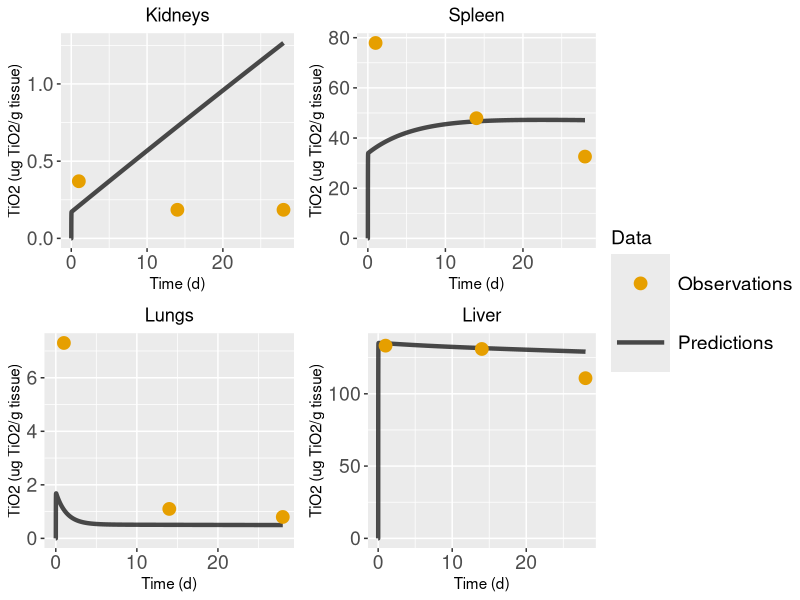

This chart was generated by the following R code: (Note: this script raises an error after producing the figure.)
library(deSolve)
setwd("/Users/vassilis/Documents/GitHub/PBK_Grouping/TiO2/Validation")


#####################################
### Function to create Parameters ###
#####################################
create.params <- function(user_input){
  with( as.list(user_input),{
    ### Important!!! each compartment has a specific index vectors Tissue_fractions, Regional_flow_fractions, Capillary_fractions and cannot be changed
    # The index of each compartment:
    #Rest of Body (rob) --> 1
    #Heart (ht) --> 2
    #Kidneys (ki) --> 3
    #Brain (br) --> 4
    #Spleen (spl) --> 5
    #Lungs (lu) --> 6
    #Liver (li) --> 7
    #Uterus (ut) --> 8
    #Bone (bone) --> 9
    #Adipose (ad) --> 10
    #Skin (skin) --> 11
    #Muscles (mu) --> 12
    #Gastrointestinal track (GIT) --> 13
    
    
    comp_names <- list( "RoB"="RoB","Heart"="Heart", "Kidneys"="Kidneys", "Brain"= NA, "Spleen"="Spleen",
                        "Lungs"="Lungs", "Liver"="Liver", "Uterus"=NA, "Bone"="Bone", "Adipose"=NA, "Skin"=NA,
                        "Muscles"=NA, "GIT"="GIT") #used as input in function, compartments that are used in pbpk
    
    
    # List with names of all possible compartments
    all_comps <- list("RoB"="RoB","Heart"="Heart", "Kidneys"="Kidneys", "Brain"="Brain", "Spleen"="Spleen",
                      "Lungs"="Lungs", "Liver"="Liver", "Uterus"="Uterus", "Bone"="Bone", "Adipose"="Adipose", "Skin"="Skin", "Muscles"="Muscles",
                      "GIT"="GIT") # List with names of all possible compartments
    
    ### Density of tissues/organs
    d_tissue <- 1 #g/ml
    d_skeleton <- 1.92 #g/ml
    d_adipose <- 0.940 #g/ml
    
    Q_total <- (1.54*mass^0.75)*60 # Total Cardiac Output (ml/h)
    
    Total_Blood <- 0.06*mass+0.77 # Total blood volume (ml)
    
    fr_ad <- 0.0199*mass + 1.644 # w in g,  Brown et al.1997 p.420. This equation gives the  adipose % of body weight 
    
    
    # Physiological parameters units
    # V_blood, V_ven, V_art (ml): Volume of total blood, venous blood and arterial blood
    # w_i (g):                    mass of tissue or organ "i"
    # V_tis_i (ml):                volume of tissue or organ "i"
    # V_cap_i (ml):                volume of capillary blood in tissue "i"
    # Q_i, Q_total (ml/h):        regional blood flow of tissue or organ "i"
    
    fractions <- matrix(rep(NA, 4*13), ncol = 4)
    colnames(fractions) <- c("Tissue.weight.fraction.(%.of.BW)", "Regional.flow.fractions.(%.of.total.cardiac.output)",
                             "Capillary.fractions.(fraction.of.tissue.volume)", "Macrophage.fractions.(fraction.of.tissue.volume)" )
    fractions[,1] <- c(NA, 0.33, 0.730, 0.570, 0.200, 0.500, 3.660, 0.011, 10.000, NA, 19.030, 40.000, 2.700)
    fractions[,2] <- c(NA, 4.90, 14.10, 2.00, 1.22, 100.00, 17.40, 1.11, 12.20, 7.00, 5.80, 27.80, 14.00)
    fractions[,3] <- c(0.0400, 0.2600, 0.1600, 0.0300, 0.2200, 0.3600, 0.2100, 0.0770, 0.0400, 0.0055, 0.0200, 0.0143, 0.0500)
    fractions[,4] <- c(0.02, 0.02, 0.02, 0.04, 0.30, 0.04, 0.10, 0.02, 0.04, 0.04, 0.02, 0.02, NA)
    rownames(fractions) <- all_comps
    
    #Tissue weight fraction 
    Tissue_fractions <- fractions[,1]/100 # % of BW. Na values refers to the volume of the rest organs(RoB)
    Tissue_fractions[10] <- fr_ad/100
    #Regional blood flow fraction
    Regional_flow_fractions <- fractions[,2]/100 # % of total cardiac output
    #Capillary volume fractions (fractions of tissue volume)
    Capillary_fractions <- fractions[,3] # of tissue volume
    
    
    W_tis <- rep(0,length(comp_names))
    V_tis <- rep(0,length(comp_names))
    V_cap <- rep(0,length(comp_names))
    W_macro <- rep(0,length(comp_names))  #one more for blood compartment
    Q <- rep(0,length(comp_names))
    
    # The following values were calculated by dividing the %ID/ g tissue with the %ID w/o free 48 from Table 2 of Kreyling et al. (2017)
    # Thus, they represent the average mass, in grams, of the respective tissues in each time group.
    liver_expw <- mean(c(8.57, 8.92, 9.30, 8.61, 9.20))
    spleen_expw <- mean(c(0.93, 0.75, 0.97, 0.68, 0.71))
    kidneys_expw <- mean(c(2.27, 2.36, 2.44, 2.11, 2.26))
    lungs_expw <- mean(c(1.87, 1.60, 1.80, 1.48, 1.31))
    heart_expw <- mean(c(0.89, 1.00, 1.00, 1.00, 0.88))
    blood_expw <- mean(c(16.52, 17.45, 15.33, 18.50, 18.00))
    carcass_expw <- mean(c(206.00, 203.33, 184.00, 202.00, 203.75))
    skeleton_expw <- mean(c(26.15, 27.50, 25.56, 25.79, 25.26))
    soft_tissues <- mean(c(228.57, 253.85, 214.29, 225.93, 231.04))
    
    ### Calculation of tissue weights  
    W_tis[2] <- heart_expw
    W_tis[3] <- kidneys_expw
    W_tis[5] <- spleen_expw
    W_tis[6] <- lungs_expw
    W_tis[7] <- liver_expw
    W_tis[9] <- skeleton_expw
    W_tis[13] <- Tissue_fractions[13]*mass
    
    
    for (i in 1:length(comp_names)) {
      control <- comp_names[i]
      
      Regional_flow_fractions[i] <- ifelse(is.na(control), NA, Regional_flow_fractions[i])
      Capillary_fractions[i] <- ifelse(is.na(control), NA, Capillary_fractions[i])
      
      ###Calculation of tissue volumes
      
      if (i==9){
        V_tis[i] <- W_tis[i]/d_skeleton
      } else if(i==10){
        V_tis[i] <- W_tis[i]/d_adipose
      } else{
        V_tis[i] <- W_tis[i]/d_tissue 
      }
      
      ###Calculation of capillary volumes
      V_cap[i] <- V_tis[i]*Capillary_fractions[i]
      
      ###Calculation of regional blood flows
      Q[i] <- Q_total*Regional_flow_fractions[i]
    }
    
    
    ### Calculations for "Soft tissue" compartment
    W_tis[1] <- mass - sum(W_tis[2:length(W_tis)], na.rm = TRUE)-Total_Blood
    V_tis[1] <- W_tis[1]/d_adipose     
    Q[1] <- Q_total - sum(Q[2:length(Q)],na.rm = TRUE) + Q[6]
    V_cap[1] <- V_tis[1]*Capillary_fractions[1] #Total_Blood - Vven - Vart - sum(V_cap[2:length(V_cap)], na.rm = TRUE)
    
    parameters <- matrix(c(W_tis[],V_tis[],V_cap[],Q[],W_macro[]), ncol = 5)
    colnames(parameters) <- c("W_tis", "V_tis", "V_cap", "Q", "W_macro")
    rownames(parameters) <- all_comps
    
    Vven=0.64*Total_Blood
    Vart=0.15*Total_Blood
    Wm_ven=0.01*Vven
    Wm_art=0.01*Vart
    
    return(list(
      "Q_total"=Q_total, "V_blood"=Total_Blood, "V_ven"=Vven, "V_art"=Vart,
      
      "w_rob"=parameters[1,1], "w_ht"=parameters[2,1], "w_ki"=parameters[3,1], "w_spl"=parameters[5,1], "w_lu"=parameters[6,1], "w_li"=parameters[7,1], "w_bone"=parameters[9,1], "w_git"=parameters[13,1],
      
      "V_tis_rob"=parameters[1,2], "V_tis_ht"=parameters[2,2], "V_tis_ki"=parameters[3,2], "V_tis_spl"=parameters[5,2], "V_tis_lu"=parameters[6,2], "V_tis_li"=parameters[7,2], "V_tis_bone"=parameters[9,2], "V_tis_git"=parameters[13,2], 
      
      "V_cap_rob"=parameters[1,3], "V_cap_ht"=parameters[2,3], "V_cap_ki"=parameters[3,3], "V_cap_spl"=parameters[5,3], "V_cap_lu"=parameters[6,3], "V_cap_li"=parameters[7,3], "V_cap_bone"=parameters[9,3], "V_cap_git"=parameters[13,3],
      
      "Q_rob"=parameters[1,4], "Q_ht"=parameters[2,4], "Q_ki"=parameters[3,4], "Q_spl"=parameters[5,4], "Q_lu"=parameters[6,4], "Q_li"=parameters[7,4], "Q_bone"=parameters[9,4], "Q_git"=parameters[13,4],
      "dose" = dose, "administration" = administration_time
      
    ))
  })
}


#===============================================
#2. Function to create initial values for ODEs 
#===============================================

create.inits <- function(parameters){
  with( as.list(parameters),{
    M_ht<-0; M_lu<-0; M_li<-0; M_spl<-0; M_ki<-0; M_git<-0; M_bone<-0; M_rob<-0;
    
    M_cap_ht<-0; M_cap_lu<-0; M_cap_li<-0; M_cap_spl<-0; M_cap_ki<-0; M_cap_git<-0; M_cap_bone<-0; M_cap_rob<-0;
    
    M_lumen <- 0;
    M_ven<-0; M_art<-0
    M_feces<-0; M_urine<-0 
    
    return(c("M_ht" = M_ht, "M_lu" = M_lu, 
             "M_li" = M_li, "M_spl" = M_spl, 
             "M_ki" = M_ki, "M_git" = M_git, 
             "M_bone" = M_bone,"M_rob"=M_rob,
             
             "M_cap_ht" = M_cap_ht, "M_cap_lu" = M_cap_lu, 
             "M_cap_li" = M_cap_li, "M_cap_spl" = M_cap_spl, 
             "M_cap_ki" = M_cap_ki, "M_cap_git" = M_cap_git, 
             "M_cap_bone" = M_cap_bone,"M_cap_rob"=M_cap_rob,
             
             "M_lumen" = M_lumen,
             "M_ven" = M_ven, "M_art" = M_art, "M_feces" = M_feces, "M_urine" = M_urine))
    
  })
}

#==============
#3.Function for creating events #
#==============
create.events<- function(parameters){
  with( as.list(parameters),{
    
    ldose <- length(dose)
    ltimes <- length(administration)
    
    addition <- dose
    if (ltimes == ldose){
      events <- list(data = rbind(data.frame(var = "M_ven",  time = administration, 
                                             value = addition, method = c("add")) ))
    }else{
      stop("The times when the drug is injected should be equal in number to the doses")
    }
    
    
    return(events)
  }) 
}

###################
# 4.Custom function 
###################

custom.func <- function(){
  return()
}


#==============
#5. ODEs System
#==============
ode.func <- function(time, Initial.values, Parameters, custom.func){
  with( as.list(c(Initial.values, Parameters)),{
    
    position <- c(1,2,3,4,3,1,5,1,6,7,6,8,7,6,9,10)
    fit_pars <-exp(c(-0.133735, 2.122784, 7.684528, 6.6723, 1.761389, -2.18345, 
                     -9.489032, -2.726946, -6.120888, -8.849567, -2.124971, -9.946329)) 
    
    P_ht <- fit_pars[position[1]]
    P_lu <- fit_pars[position[2]]
    P_li <- fit_pars[position[3]]
    P_spl <- fit_pars[position[4]]
    P_ki <- fit_pars[position[5]]
    P_git <- fit_pars[position[6]]
    P_bone <- fit_pars[position[7]]
    P_rob <- fit_pars[position[8]]
    
    x_ht <- fit_pars[position[9]]
    x_lu <- fit_pars[position[10]]
    x_li <- fit_pars[position[11]]
    x_spl <- fit_pars[position[12]]
    x_ki <- fit_pars[position[13]]
    x_git <- fit_pars[position[14]]
    x_bone <- fit_pars[position[15]]
    x_rob <- fit_pars[position[16]]
    
    CLE_f <- fit_pars[length(fit_pars)-1]
    CLE_h <- fit_pars[length(fit_pars)]
    CLE_u <- 0
    
    
    # Concentrations (micro grams of NPs)/(g tissue)
    C_ht <- M_ht/w_ht
    C_cap_ht <- M_cap_ht/V_cap_ht
    C_lu <- M_lu/w_lu
    C_cap_lu <- M_cap_lu/V_cap_lu
    C_li <- M_li/w_li
    C_cap_li <- M_cap_li/V_cap_li
    C_spl <- M_spl/w_spl
    C_cap_spl <- M_cap_spl/V_cap_spl
    C_ki <- M_ki/w_ki
    C_cap_ki <- M_cap_ki/V_cap_ki
    C_git <- M_git/w_git
    C_cap_git <- M_cap_git/V_cap_git
    C_bone <- M_bone/w_bone
    C_cap_bone <- M_cap_bone/V_cap_bone
    C_rob <- M_rob/w_rob
    C_cap_rob <- M_cap_rob/V_cap_rob
    
    C_ven <- M_ven/V_ven
    C_art <- M_art/V_art
    
    # Heart
    dM_cap_ht <- Q_ht*(C_art - C_cap_ht) - x_ht*Q_ht*(C_cap_ht - C_ht/P_ht)
    dM_ht <- x_ht*Q_ht*(C_cap_ht - C_ht/P_ht) 
    
    # Lungs
    dM_cap_lu <- Q_total*(C_ven - C_cap_lu) - x_lu*Q_total*(C_cap_lu - C_lu/P_lu)
    dM_lu <-  x_lu*Q_total*(C_cap_lu - C_lu/P_lu)
    
    # Liver 
    dM_cap_li <- Q_li*(C_art - C_cap_li) + Q_spl*(C_cap_spl - C_cap_li) + Q_git*(C_cap_git - C_cap_li) -
      x_li*(Q_li+Q_git+Q_spl)*(C_cap_li - C_li/P_li)
    dM_li <- x_li*(Q_li+Q_git+Q_spl)*(C_cap_li - C_li/P_li) - CLE_h*M_li
    
    # Spleen
    dM_cap_spl <- Q_spl*(C_art - C_cap_spl) - x_spl*Q_spl*(C_cap_spl - C_spl/P_spl)
    dM_spl <- x_spl*Q_spl*(C_cap_spl - C_spl/P_spl) 
    
    # Kidneys
    dM_cap_ki <- Q_ki*(C_art - C_cap_ki) - x_ki*Q_ki*(C_cap_ki - C_ki/P_ki)- CLE_u*M_cap_ki
    dM_ki <- x_ki*Q_ki*(C_cap_ki - C_ki/P_ki) 
    
    # GIT - Gastrointestinal Track
    dM_cap_git <- Q_git*(C_art - C_cap_git) - x_git*Q_git*(C_cap_git - C_git/P_git)
    dM_git <- x_git*Q_git*(C_cap_git - C_git/P_git) 
    dM_lumen <- CLE_h*M_li - CLE_f *M_lumen 
    
    # Bone
    dM_cap_bone <- Q_bone*(C_art - C_cap_bone) - x_bone*Q_bone*(C_cap_bone - C_bone/P_bone)
    dM_bone <- x_bone*Q_bone*(C_cap_bone - C_bone/P_bone) 
    
    
    # RoB - Rest of Body
    dM_cap_rob <- Q_rob*(C_art - C_cap_rob) - x_rob*Q_rob*(C_cap_rob - C_rob/P_rob)
    dM_rob <- x_rob*Q_rob*(C_cap_rob - C_rob/P_rob) 
    
    # Urine
    dM_urine <- CLE_u*M_cap_ki
    
    # Feces
    dM_feces <- CLE_f*M_lumen
    
    # Venous Blood
    dM_ven <- Q_ht*C_cap_ht + (Q_li + Q_spl+Q_git)*C_cap_li + Q_ki*C_cap_ki +
      Q_bone*C_cap_bone + Q_rob*C_cap_rob - Q_total*C_ven
    
    # Arterial Blood
    dM_art <-  Q_total*C_cap_lu - Q_total*C_art
    
    Blood_total <- M_ven + M_art + M_cap_ht + M_cap_lu +M_cap_li+M_cap_spl+
      M_cap_ki+ M_cap_git+M_cap_bone+M_cap_rob
    Blood <- Blood_total/(V_blood)
    
    C_git_total <- (M_git+M_lumen)/w_git
    
    list(c("dM_ht" = dM_ht, "dM_lu" = dM_lu, 
           "dM_li" = dM_li, "dM_spl" = dM_spl, 
           "dM_ki" = dM_ki, "dM_git" = dM_git, 
           "dM_bone" = dM_bone,"dM_rob"=dM_rob,
           
           "dM_cap_ht" = dM_cap_ht, "dM_cap_lu" = dM_cap_lu, 
           "dM_cap_li" = dM_cap_li, "dM_cap_spl" = dM_cap_spl, 
           "dM_cap_ki" = dM_cap_ki, "dM_cap_git" = dM_cap_git, 
           "dM_cap_bone" = dM_cap_bone,"dM_cap_rob"=dM_cap_rob,
           
           "dM_lumen" = dM_lumen,
           "dM_ven" = dM_ven, "dM_art" = dM_art, "dM_feces" = dM_feces, "dM_urine" = dM_urine),
         
         "Heart" = M_ht+M_cap_ht, "Lungs" = M_lu + M_cap_lu, "Liver" = M_li + M_cap_li,
         "Spleen" = M_spl + M_cap_spl, "Kidneys" = M_ki + M_cap_ki,
         "Git" = M_git+M_lumen + M_cap_git, "Bone" = M_bone + M_cap_bone,
         "RoB" = M_rob + M_cap_rob, "Blood" = M_ven + M_art,
         
         
         "C_Blood"=Blood,
         "C_Heart"=C_ht, "C_Lungs"=C_lu, "C_Liver"=C_li, "C_Spleen"=C_spl,
         "C_Kidneys"=C_ki, "C_Git"=C_git_total, "C_Bone"=C_bone, "C_RoB"=C_rob,
         "Feces"=M_feces, "Urine"=M_urine)
  })
}

##############################
### Load experimental data ###
##############################

# Load the mean values 
# The units of the values are micro-g Ti per organ
mean_values <- openxlsx::read.xlsx("Data/Fabian_data/Fabian_data.xlsx",  colNames = T, rowNames = F)
control_values <- openxlsx::read.xlsx("Data/Fabian_data/Fabian_data.xlsx", sheet=2,  colNames = T, rowNames = F)
# Subtract the control values
mean_values[-1] <- mean_values[-1] - control_values[-1]
# replace the negative values of the kidney concentrations with the half of the 
# minimum concentration measured in kidney
mean_values$Kidneys[which(mean_values$Kidneys <= 0 )] <- min(mean_values$Kidneys[which(mean_values$Kidneys > 0 )])/2

# Transform time into hours
mean_values[,1] <- mean_values[,1]*24

Body_mass <- 250 # g
Dose_per_rat <- 5 # ug/g
################################################################################

####################
### User's INPUT ###
####################
mass <- Body_mass # g  
dose <- Dose_per_rat*Body_mass # ug TiO2
administration_time = 0.1
user_input <-list("dose" = dose, "mass" = mass, "administration_time" = administration_time)

params<-create.params(user_input)
inits <- create.inits(params)
events <- create.events(params)


sample_time <- sort(unique(c(mean_values$Time, seq(0, 28*24, 0.1))))  
solution <- data.frame(ode(times = sample_time,  func = ode.func, y = inits, parms = params, 
                           custom.func = custom.func, method="lsodes",  events = events))

predictions <- solution[,c('time', 'C_Lungs', 'C_Liver', 'C_Spleen', 'C_Kidneys')]
predictions[,-1] = predictions[,-1] 


library(ggplot2)

# Defining the linetype and colour of each curve
cls <-  c("Predictions" = "#000000", "Observations" = "#E69F00")


create.plots <- function(observations, predictions, compartment){  
  
  concentration_names <- c('C_Kidneys', 'C_Spleen', 'C_Lungs','C_Liver'  )
  selected_compartment = concentration_names[which(plot_compartment == compartment)]
  print(selected_compartment)
  test_plot = ggplot()+
    geom_line(data=predictions, aes(x= time/24, y= !!as.name(selected_compartment), color = "Predictions"), size=1.5,alpha = 0.7) +
    geom_point(data=observations, aes(x=Time/24, y= !!as.name(compartment), color='Observations'), size=4)+
    #scale_y_continuous(trans='log10')+
    labs(title = compartment, 
         y = "TiO2 (ug TiO2/g tissue)",
         x = "Time (d)")+
    theme(plot.title = element_text(hjust = 0.5))+
    scale_color_manual("Data", values=cls)+
    theme(legend.key.size = unit(1.5, 'cm'),  
          legend.title = element_text(size=14),
          legend.text = element_text(size=14),
          axis.text = element_text(size = 14))
  
  #print(test_plot)
  
}




plot_compartment <- c("Kidneys", "Spleen", "Lungs",  "Liver")

p1 <-  create.plots(mean_values, predictions, plot_compartment[1])
p2 <-  create.plots(mean_values, predictions, plot_compartment[2])
p3 <-  create.plots(mean_values, predictions, plot_compartment[3])
p4 <-  create.plots(mean_values, predictions, plot_compartment[4])



ggpubr::ggarrange(p1, p2, p3, p4,
                  ncol=2, nrow=2, 
                  common.legend = TRUE, legend="right")

# Gather the required data for the x-y plot
colnames(predictions) <- c("Time", "Lungs", "Liver", "Spleen", "Kidneys")

results_df <- data.frame(matrix(NA, ncol = 9))
colnames(results_df) <- c("Study", "NM Type", "Anatase %", "Rutile %", "Dose", "Injections", "Tissue", "Observed", "Predicted")

Study_name <- c("Fabian et al. (2008)")
# loop over tissues
for (j in 2:dim(mean_values)[2]) {
  
  added_data <- cbind.data.frame(Study_name, "25 nm", 70, 30, dose, 1, colnames(mean_values)[j] ,mean_values[,j], predictions[which(predictions$Time %in% mean_values$Time), 
                                                   colnames(mean_values)[j]])
  colnames(added_data) <- c("Study", "NM Type", "Anatase %", "Rutile %", "Dose", "Injections", "Tissue", "Observed", "Predicted")
  
  results_df <- rbind(results_df, added_data)
  
}

results_df <- results_df[-1,]

write.csv(results_df,
          "/Users/vassilis/Documents/GitHub/PBK_Grouping/TiO2/Validation/Validation_results_data/Fabian_results.csv",
          row.names =F)
